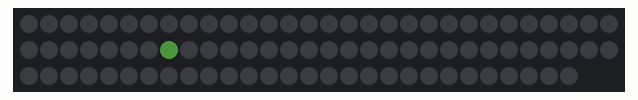
Bench run of a program on a simulated ESP32. On the bench: 88 RGB LEDs in strip order, left to right, continuing on the next row. Dim RGB values are drawn brighter than linear; random numbers use the default seed unless the program sets one.

Above: at 0.26 s.
At 5.18 s:
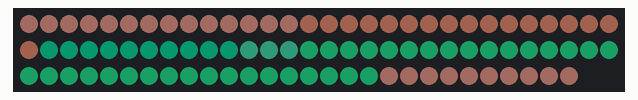
At 10.11 s:
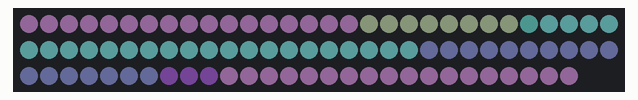
At 20.08 s:
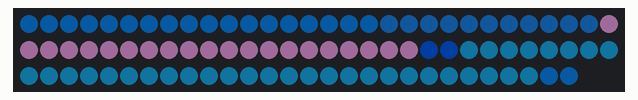
At 29.94 s:
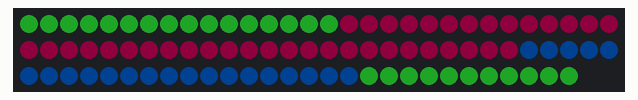
At 39.9 s:
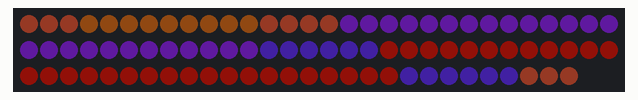

The program:

main.cpp
```cpp
#include <Arduino.h>
#include <FastLED.h>

#include <list>

#define DATA_PIN 15
#define LED_COUNT 88
#define BRIGHTNESS 100
#define COLOR_DRIFT 50
#define MAX_RAYS 20
#define RAY_SPAWN_CHANCE 8

CRGB leds[LED_COUNT];

struct Ray {
    CRGB color;
    int origin;
    int size;
};

std::list<Ray> rays{};


CRGB baseColor{static_cast<uint8_t>(random(70)), static_cast<uint8_t>(random(70)), static_cast<uint8_t>(random(70))};

void setup() {
    FastLED.addLeds<WS2812B, DATA_PIN, GRB>(leds, LED_COUNT);
    FastLED.setBrightness(BRIGHTNESS);
}

uint8_t driftColor(int color) {
    int result = color + random(COLOR_DRIFT) - COLOR_DRIFT / 2;
    while (result < 0) {
        result += 100;
    }
    result %= 100;
    return result;
}

Ray createRay(CRGB baseColor) {
    return {
        {driftColor(baseColor.red),
         driftColor(baseColor.green),
         driftColor(baseColor.blue)},
        random(LED_COUNT),
        1};
}

void setLed(int index, CRGB color) {
    while (index < 0) {
        index += LED_COUNT;
    }
    index %= LED_COUNT;
    leds[index] = color;
}

void loop() {
    if (rays.size() < MAX_RAYS && random(RAY_SPAWN_CHANCE) == 0) {
        auto ray = createRay(baseColor);
        baseColor = ray.color;
        rays.push_back(ray);
    }

    // set leds
    for (auto &ray : rays) {
        for (int ledIndex = ray.origin; ledIndex < ray.origin + ray.size; ledIndex++) {
            setLed(ledIndex, ray.color);
        }
        for (int ledIndex = ray.origin; ledIndex > ray.origin - ray.size; ledIndex--) {
            setLed(ledIndex, ray.color);
        }
        ray.size += 1;
    }
    auto iterator = rays.begin();
    while (iterator != rays.end()) {
        if ((*iterator).size < LED_COUNT) {
            iterator++;
        } else {
            iterator = rays.erase(iterator);
        }
    }
    FastLED.show();
    delay(100);
}
```
